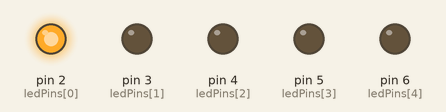
The sketch below on a simulated Arduino Uno, built with avr-gcc and run on an emulated ATmega328P. Parts: output pins drawn as LEDs (lit = HIGH).

Above: at 0.15 s.
At 0.75 s:
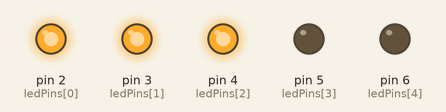
At 1.35 s:
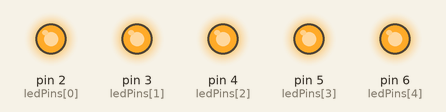
At 2.85 s:
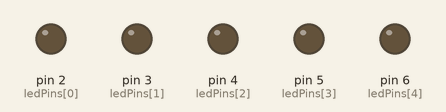
At 4.65 s:
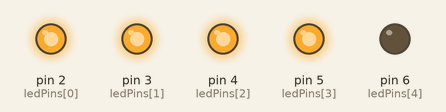
At 6.45 s:
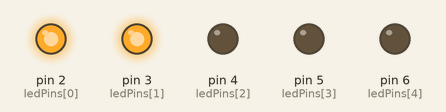
Timing chart, 0 to 6.9 s (numbered marks = the images above):
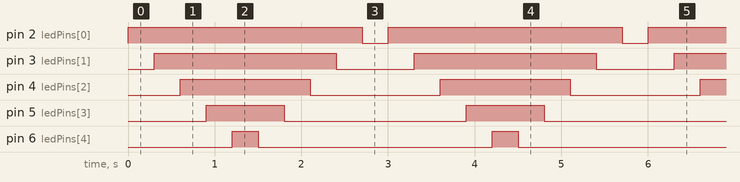

Measured:
- by itself, pin 2 (ledPins[0]): alternates HIGH for 2.7 s and LOW for 0.30 s
- by itself, pin 3 (ledPins[1]): alternates HIGH for 2.1 s and LOW for 0.90 s
- by itself, pin 4 (ledPins[2]): alternates HIGH for 1.5 s and LOW for 1.5 s
- by itself, pin 5 (ledPins[3]): alternates HIGH for 0.90 s and LOW for 2.1 s
- by itself, pin 6 (ledPins[4]): alternates HIGH for 0.30 s and LOW for 2.7 s

The sketch:

wave_effect1.ino
```cpp
const int ledPins[] = {2, 3, 4, 5, 6};
const int numLEDs = 5;

void setup() {
  for (int i = 0; i < numLEDs; i++) {
    pinMode(ledPins[i], OUTPUT);
  }
}

void loop() {

  for (int i = 0; i < numLEDs; i++) {
    for (int j = 0; j <= i; j++) {
      digitalWrite(ledPins[j], HIGH);
    }
    delay(300); // Delay between steps
  }


  for (int i = numLEDs - 1; i >= 0; i--) {
    for (int j = i; j < numLEDs; j++) {
      digitalWrite(ledPins[j], LOW);
    }
    delay(300); // Delay between steps
  }
}
```
